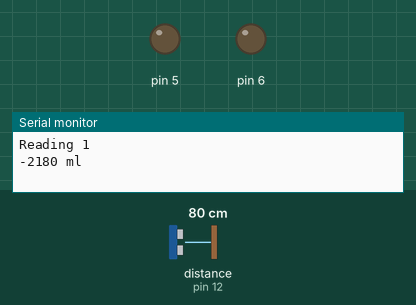
Simulated run of this sketch. Board: Arduino Uno, built with avr-gcc and run on an emulated ATmega328P. On the bench: output pins drawn as LEDs (lit = HIGH), the last lines printed to the serial monitor. Wiring (inferred from the names in the program): ultrasonic range finder: trigger pin 13; echo pin 12. The inputs (shaded band) are chosen by the test bench; at power-on: distance to the obstacle (sensor on pin 12) 80 cm. The echo pulse lasts 58.3 µs per cm; pins used as bus, display or sensor lines are not drawn.

Above: at 0.1 s.
At 25.6 s:
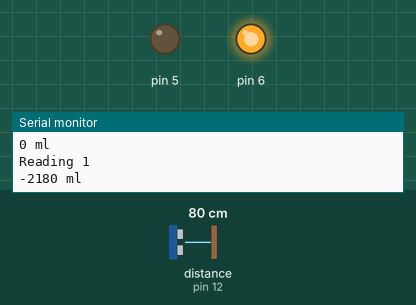
25.7 s: distance to the obstacle (sensor on pin 12) set to 87 cm
At 40.2 s:
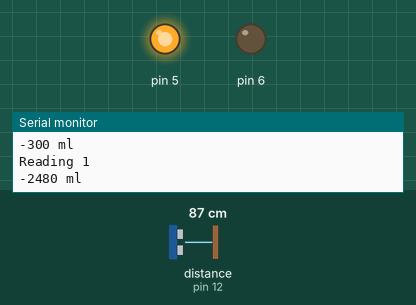
Timing chart, 0 to 41.7 s (numbered marks = the images above; inputs shaded):
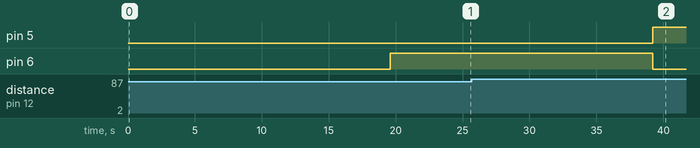

Measured:
- the behaviour switches between 84 and 85 cm on distance to the obstacle (sensor on pin 12) (found by bisection; images 1 and 2)
- after the input at 25.7 s, pin 5: LOW → HIGH after 13.5 s; pin 6: HIGH → LOW after 13.5 s

The sketch:

xarivdes.ino
```cpp
const int trig = 13;
const int echo = 12;

int duration=0;
int distance=0;
int hp=0;
int a=0;

int duration2=0;
int distance2=0;
int hp2=0;
int b=0;
int c=0;
int height=28; //height of the container
int amount=-200; //Set your limit of water usage, it should be in ml, the value should be negative, this is for 200 ml
void setup()
{
  Serial.begin(9600);
  pinMode(trig, OUTPUT);
  pinMode(echo, INPUT);
  pinMode (5, OUTPUT); //(red LED)
  pinMode (6, OUTPUT); //(green LED)
}

void loop()
{
  digitalWrite(trig, LOW);
  delayMicroseconds(2);
  digitalWrite(trig, HIGH);
  delayMicroseconds(10);
  digitalWrite(trig, LOW);
  duration = pulseIn(echo, HIGH);
  distance = duration / height ;
  distance = distance - 6;
  distance = 50 - distance;  //water height 0-50cm
  hp = 2 * distance; //distance in %
  a = hp*10 ;
  Serial.print("Reading 1 \n");
  Serial.print(a);
  Serial.print(" ml \n");

  delay(15000); // reading will take after 15 seconds


  digitalWrite(trig, LOW);
  delayMicroseconds(2);
  digitalWrite(trig, HIGH);
  delayMicroseconds(10);
  digitalWrite(trig, LOW);
  duration2 = pulseIn(echo, HIGH);
  distance2 = duration2 / height;
  distance2 = distance2 - 6;
  distance2 = 50 - distance2;  //water height 0-50cm
  hp2 = 2 * distance2; //distance2 in %
  b = hp2*10;
  Serial.print("Reading 2 \n");
  Serial.print(b);
  Serial.print(" ml \n");
  delay(3600);
  Serial.print("AMOUNT OF WATER DECREASED \n");
  c = c+(b-a);
  Serial.print(c);
  Serial.print(" ml \n");
  delay(1000);

  if (c <= amount)
  {
    digitalWrite(5, HIGH);
    digitalWrite(6, LOW);
  }
  else
  {
    digitalWrite(6, HIGH);
    digitalWrite(5, LOW);
    }
}
```
